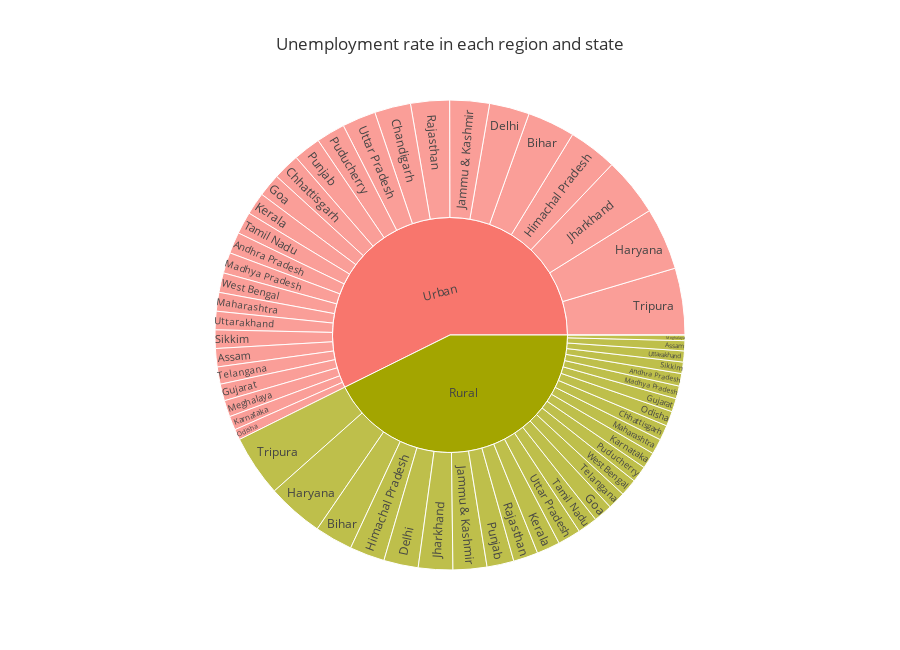

This figure's notebook cell:
### Code cell
unemplo_df = data[['States', 'Region', 'Estimated Unemployment Rate', 'Estimated Employed', 'Estimated Labour Participation Rate']]
unemplo = unemplo_df.groupby(['Region', 'States'])['Estimated Unemployment Rate'].mean().reset_index()
fig = px.sunburst(unemplo, path=['Region', 'States'], values='Estimated Unemployment Rate',
                  color_continuous_scale='Plasma', title='Unemployment rate in each region and state',
                  height=650, template='ggplot2')
fig.show()

### Figure 1 — Plotly figure (JSON) as saved in the notebook; plotly's stock layout.template omitted (floating-point values rounded to 4 significant figures)
{"data": [{"branchvalues": "total", "domain": {"x": [0, 1], "y": [0, 1]}, "hovertemplate": "labels=%{label}<br>Estimated Unemployment Rate=%{value}<br>parent=%{parent}<br>id=%{id}<extra></extra>", "ids": ["Rural/Andhra Pradesh", "Urban/Andhra Pradesh", "Rural/Assam", "Urban/Assam", "Rural/Bihar", "Urban/Bihar", "Rural/Chandigarh", "Urban/Chandigarh", "Rural/Chhattisgarh", "Urban/Chhattisgarh", "Rural/Delhi", "Urban/Delhi", "Rural/Goa", "Urban/Goa", "Rural/Gujarat", "Urban/Gujarat", "Rural/Haryana", "Urban/Haryana", "Rural/Himachal Pradesh", "Urban/Himachal Pradesh", "Rural/Jammu & Kashmir", "Urban/Jammu & Kashmir", "Rural/Jharkhand", "Urban/Jharkhand", "Rural/Karnataka", "Urban/Karnataka", "Rural/Kerala", "Urban/Kerala", "Rural/Madhya Pradesh", "Urban/Madhya Pradesh", "Rural/Maharashtra", "Urban/Maharashtra", "Rural/Meghalaya", "Urban/Meghalaya", "Rural/Odisha", "Urban/Odisha", "Rural/Puducherry", "Urban/Puducherry", "Rural/Punjab", "Urban/Punjab", "Rural/Rajasthan", "Urban/Rajasthan", "Rural/Sikkim", "Urban/Sikkim", "Rural/Tamil Nadu", "Urban/Tamil Nadu", "Rural/Telangana", "Urban/Telangana", "Rural/Tripura", "Urban/Tripura", "Rural/Uttar Pradesh", "Urban/Uttar Pradesh", "Rural/Uttarakhand", "Urban/Uttarakhand", "Rural/West Bengal", "Urban/West Bengal", "Rural", "Urban"], "labels": ["Andhra Pradesh", "Andhra Pradesh", "Assam", "Assam", "Bihar", "Bihar", "Chandigarh", "Chandigarh", "Chhattisgarh", "Chhattisgarh", "Delhi", "Delhi", "Goa", "Goa", "Gujarat", "Gujarat", "Haryana", "Haryana", "Himachal Pradesh", "Himachal Pradesh", "Jammu & Kashmir", "Jammu & Kashmir", "Jharkhand", "Jharkhand", "Karnataka", "Karnataka", "Kerala", "Kerala", "Madhya Pradesh", "Madhya Pradesh", "Maharashtra", "Maharashtra", "Meghalaya", "Meghalaya", "Odisha", "Odisha", "Puducherry", "Puducherry", "Punjab", "Punjab", "Rajasthan", "Rajasthan", "Sikkim", "Sikkim", "Tamil Nadu", "Tamil Nadu", "Telangana", "Telangana", "Tripura", "Tripura", "Uttar Pradesh", "Uttar Pradesh", "Uttarakhand", "Uttarakhand", "West Bengal", "West Bengal", "Rural", "Urban"], "name": "", "parents": ["Rural", "Urban", "Rural", "Urban", "Rural", "Urban", "Rural", "Urban", "Rural", "Urban", "Rural", "Urban", "Rural", "Urban", "Rural", "Urban", "Rural", "Urban", "Rural", "Urban", "Rural", "Urban", "Rural", "Urban", "Rural", "Urban", "Rural", "Urban", "Rural", "Urban", "Rural", "Urban", "Rural", "Urban", "Rural", "Urban", "Rural", "Urban", "Rural", "Urban", "Rural", "Urban", "Rural", "Urban", "Rural", "Urban", "Rural", "Urban", "Rural", "Urban", "Rural", "Urban", "Rural", "Urban", "Rural", "Urban", "", ""], "values": [5.526, 9.428, 4.491, 8.089, 16.77, 21.07, 0, 15.99, 6.629, 11.85, 15.26, 17.73, 8.39, 10.16, 5.917, 7.411, 25.01, 27.55, 15.5, 21.58, 14.95, 17.55, 15.22, 25.95, 7.224, 6.128, 10.34, 9.906, 5.654, 9.159, 6.81, 8.305, 2.475, 7.302, 6.613, 4.703, 7.263, 12.75, 11.92, 12.14, 10.93, 17.19, 5.08, 8.153, 8.776, 9.793, 7.864, 7.612, 27.17, 29.53, 10.21, 14.89, 4.882, 8.162, 7.572, 8.677, 274.5, 368.8], "type": "sunburst"}], "layout": {"legend": {"tracegroupgap": 0}, "title": {"text": "Unemployment rate in each region and state"}, "height": 650}}
